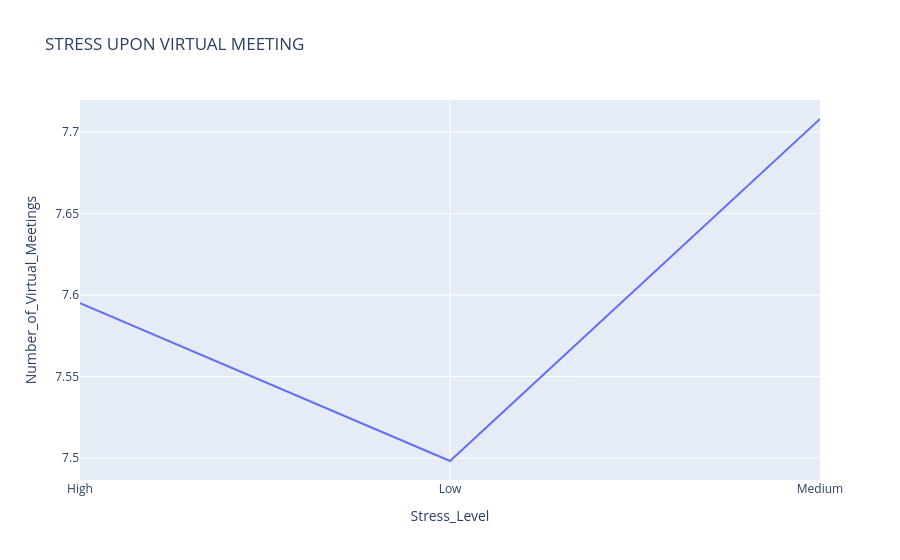

Notebook code for this chart:
### Code cell
agg_stress= rw.groupby('Stress_Level')['Number_of_Virtual_Meetings'].mean().reset_index()

fig = px.line(agg_stress,
              x='Stress_Level',
              y='Number_of_Virtual_Meetings',
              title="STRESS UPON VIRTUAL MEETING")

fig.show()

### Figure 1 — Plotly figure (JSON) as saved in the notebook; plotly's stock layout.template omitted (floating-point values rounded to 4 significant figures)
{"data": [{"hovertemplate": "Stress_Level=%{x}<br>Number_of_Virtual_Meetings=%{y}<extra></extra>", "legendgroup": "", "line": {"color": "#636efa", "dash": "solid"}, "marker": {"symbol": "circle"}, "mode": "lines", "name": "", "orientation": "v", "showlegend": false, "type": "scatter", "x": ["High", "Low", "Medium"], "xaxis": "x", "y": [7.595, 7.498, 7.708], "yaxis": "y"}], "layout": {"legend": {"tracegroupgap": 0}, "title": {"text": "STRESS UPON VIRTUAL MEETING"}, "xaxis": {"anchor": "y", "domain": [0, 1], "title": {"text": "Stress_Level"}}, "yaxis": {"anchor": "x", "domain": [0, 1], "title": {"text": "Number_of_Virtual_Meetings"}}}}
